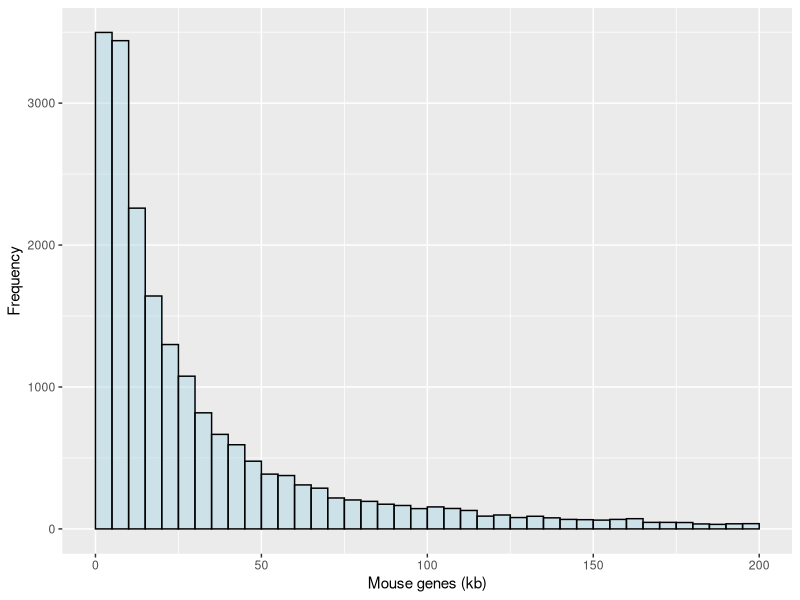
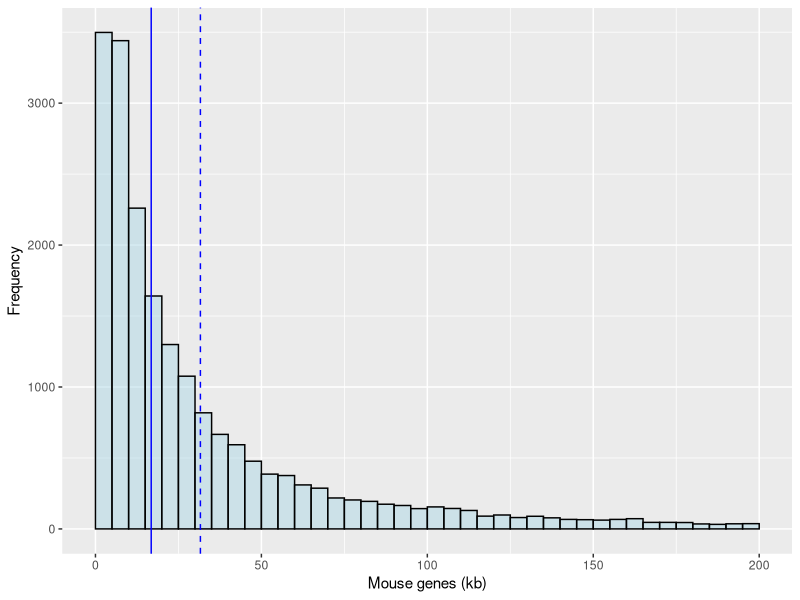
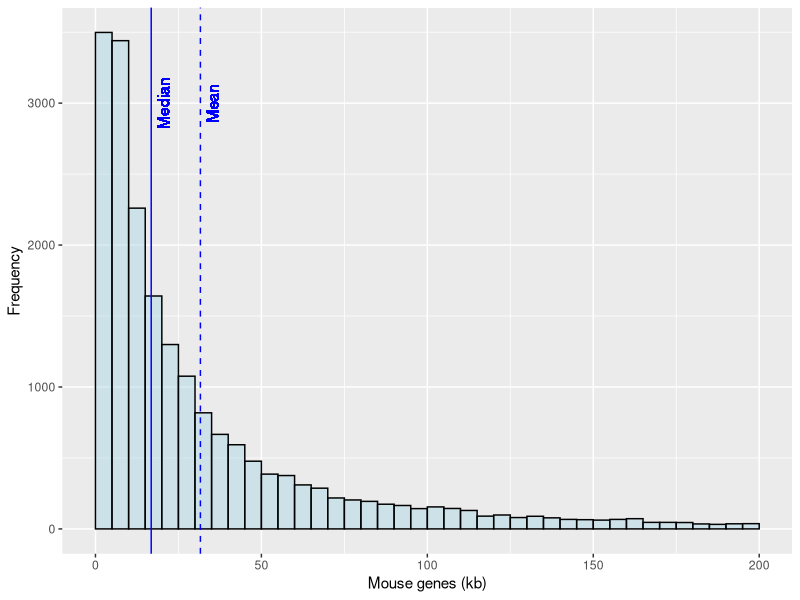
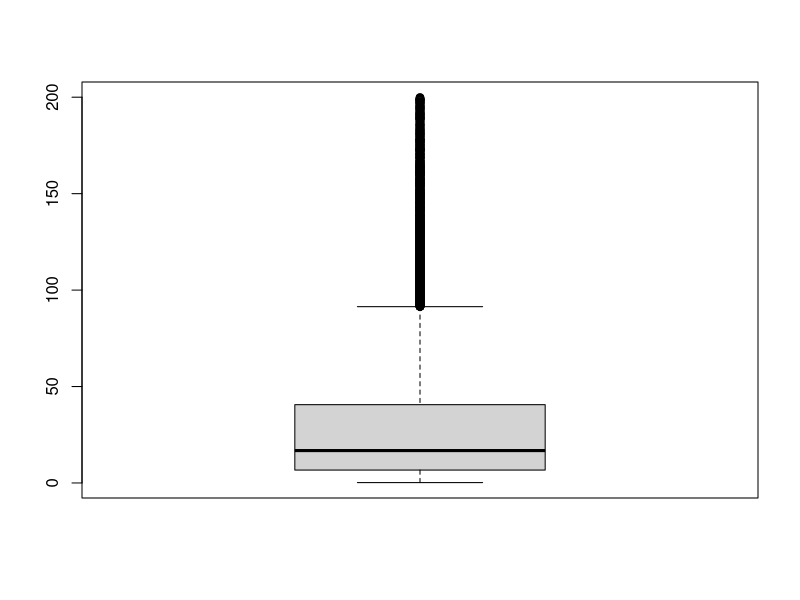
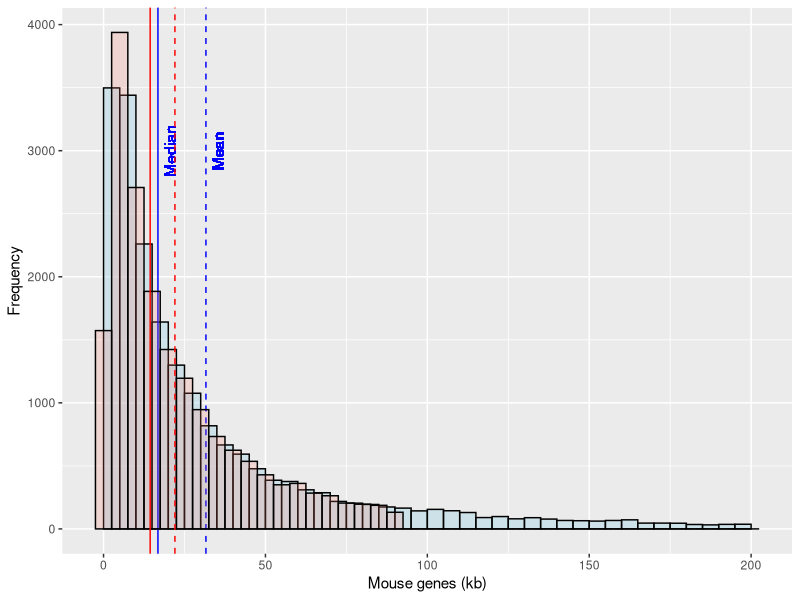
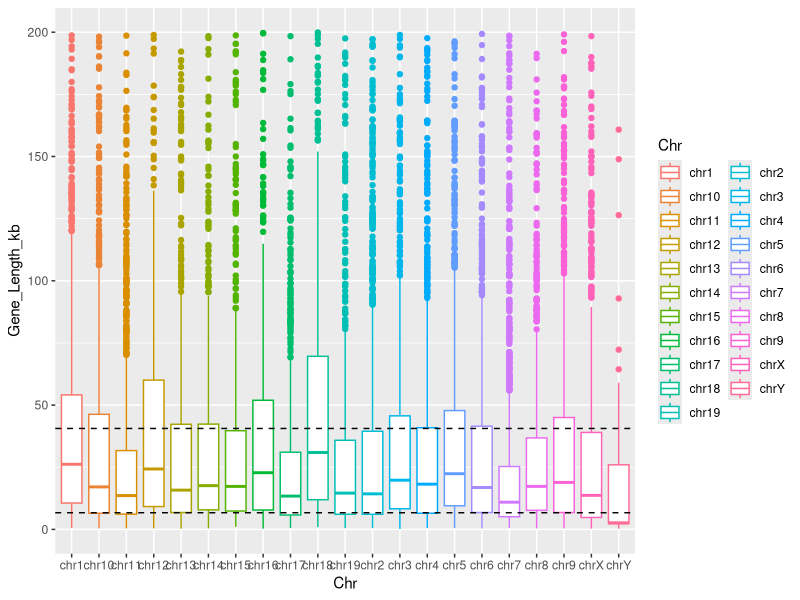
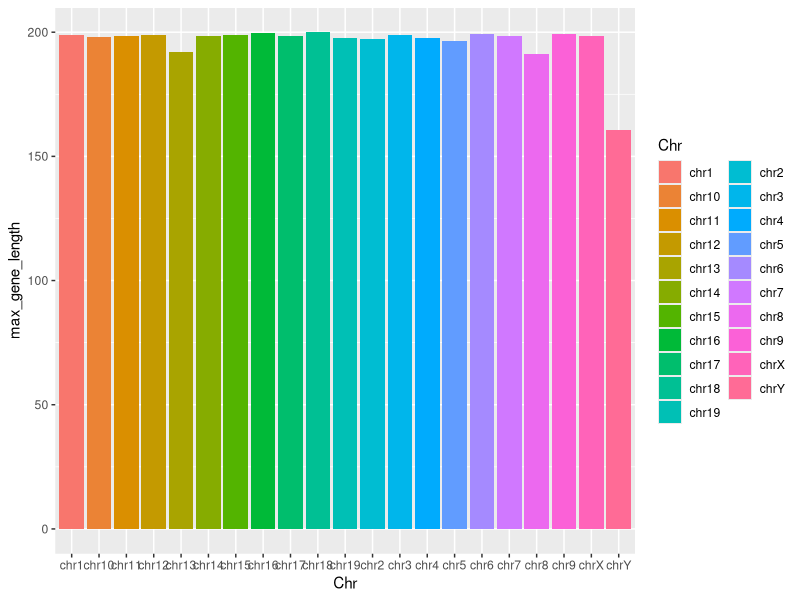
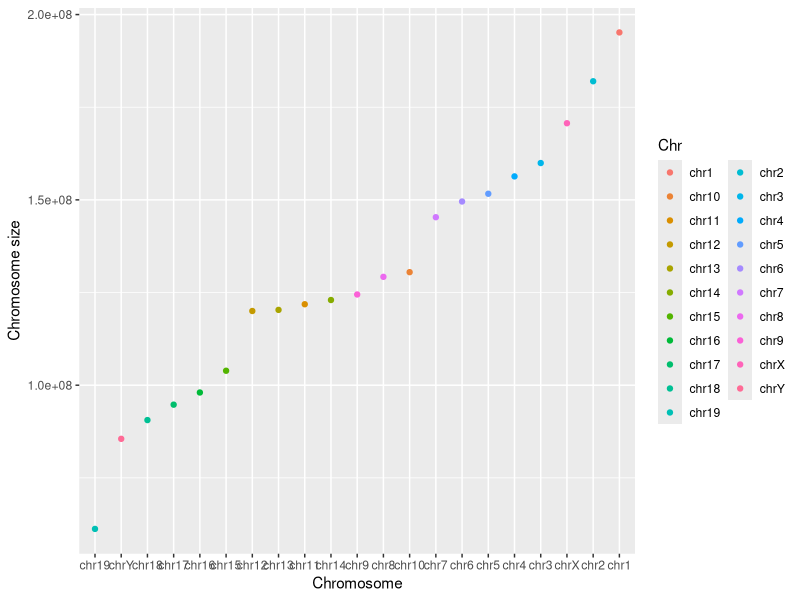

Write R code to recreate these figures, in order.
## ---- chunk 1
knitr::opts_chunk$set(echo = TRUE)
## ---- chunk 2
library(ggplot2)
# install.packages("dplyr") # only do this once
library(dplyr)
## ---- chunk 3
mgenes = read.csv("mouse_genes.csv", stringsAsFactors = FALSE)
str(mgenes)
## ---- chunk 4
lengths = round((abs(mgenes$Start-mgenes$End) + 1)/1000, digits = 1)
mgenes$Gene_Length_kb = lengths
tail(mgenes)
## ---- chunk 5
mgenes_hist = ggplot(mgenes, aes(x=Gene_Length_kb)) + 
  geom_histogram(col="black",fill="lightblue", alpha=0.5, 
                 boundary = 0, closed = "left", binwidth = 5) + 
  xlab("Mouse genes (kb)") +
  ylab("Frequency")
mgenes_hist
## ---- chunk 6
mgenes_hist = mgenes_hist +
  geom_vline(aes(xintercept = mean(Gene_Length_kb)),
             color="blue", linetype="dashed") +
    geom_vline(aes(xintercept = median(Gene_Length_kb)),
             color="blue")
mgenes_hist
## ---- chunk 7
mgenes_hist = mgenes_hist +
  geom_text(aes(x=median(Gene_Length_kb), y=3000, label="Median"),
            color="blue", angle=90, vjust = 1.5) +
  
  geom_text(aes(x=mean(Gene_Length_kb), y=3000, label="Mean"),
            color="blue", angle=90, vjust = 1.5)
mgenes_hist
## ---- chunk 8
summary(mgenes$Gene_Length_kb)
IQR(mgenes$Gene_Length_kb)
boxplot(mgenes$Gene_Length_kb)
## ---- chunk 9
x = summary(mgenes$Gene_Length_kb)
min_len = x["1st Qu."] - 1.5*IQR(mgenes$Gene_Length_kb) # just the min val here
max_len = x[5] + 1.5*IQR(mgenes$Gene_Length_kb)
c(min_len,max_len)

# base R
trimmed = mgenes[ which(mgenes$Gene_Length_kb >= min_len  &
           mgenes$Gene_Length_kb <= max_len), "Gene_Length_kb" ]
str(trimmed)
mean(trimmed)
median(trimmed)

# use dplyr
#library(dplyr)
trimmed = mgenes %>% 
  filter(mgenes$Gene_Length_kb >= min_len  &
           mgenes$Gene_Length_kb <= max_len) %>% 
  select(Gene_Length_kb)

str(trimmed)
mean(trimmed$Gene_Length_kb)
median(trimmed$Gene_Length_kb)

## ---- chunk 10
mgenes_hist +
  geom_histogram(data = trimmed, aes(x=Gene_Length_kb),
                 col="black",fill="salmon", alpha=0.2, 
                  binwidth = 5) +
  geom_vline(data = trimmed, aes(xintercept = mean(Gene_Length_kb)),
             color="red", linetype="dashed") +
  geom_vline(data = trimmed, aes(xintercept = median(Gene_Length_kb)),
             color="red")
## ---- chunk 11
ggplot( data=mgenes, (aes(x=Chr, y=Gene_Length_kb, color=Chr)) ) + 
  geom_boxplot() +

  geom_hline(data = mgenes, aes(yintercept = summary(mgenes$Gene_Length_kb)[5]),
             color="black", linetype="dashed") +
  geom_hline(data = mgenes, aes(yintercept = summary(mgenes$Gene_Length_kb)[2]),
             color="black", linetype="dashed")
## ---- chunk 12
# dplyr
genes_per_chr = mgenes %>% group_by(Chr) %>% 
  summarise(max_gene_length = max(Gene_Length_kb)) %>% 
  arrange(max_gene_length)
head(genes_per_chr)

ggplot( data=genes_per_chr, (aes(x=Chr, y=max_gene_length, fill=Chr)) ) + 
  geom_col()
## ---- chunk 13
# by chr length
chr_length = mgenes %>% group_by(Chr) %>% 
  summarise(chr_size = max(End)) %>% 
  mutate(name=factor(Chr, levels=Chr))

ggplot( data=chr_length, (aes(x=reorder(Chr,chr_size), 
                              y=chr_size, color=Chr)) ) + 
  geom_point() +
  xlab("Chromosome") + 
  ylab("Chromosome size")
## ---- chunk 14
# sd
sd(mgenes$Gene_Length_kb)
sd(mgenes$GC_Percent)

# cv
cv_gene_length = sd(mgenes$Gene_Length_kb) / mean(mgenes$Gene_Length_kb) * 100
cv_gc = sd(mgenes$GC_Percent) / mean(mgenes$GC_Percent) * 100
cv_gene_length
cv_gc
summary(mgenes$GC_Percent)
